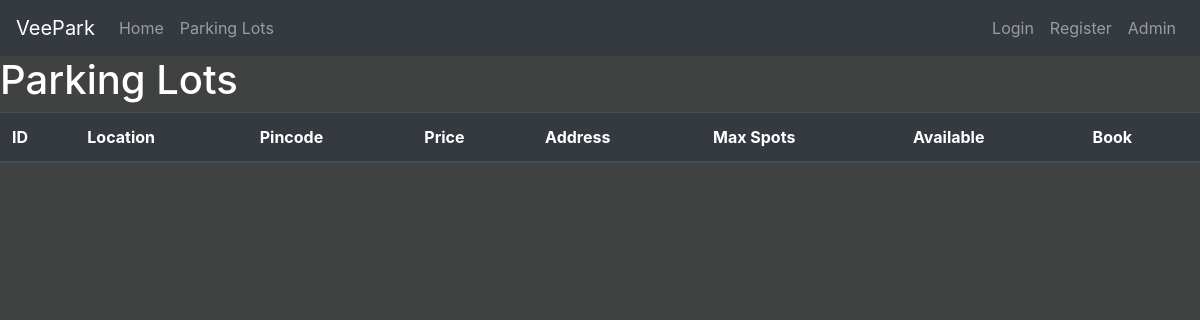
/parkinglots, run on an earlier commit of the app's database.
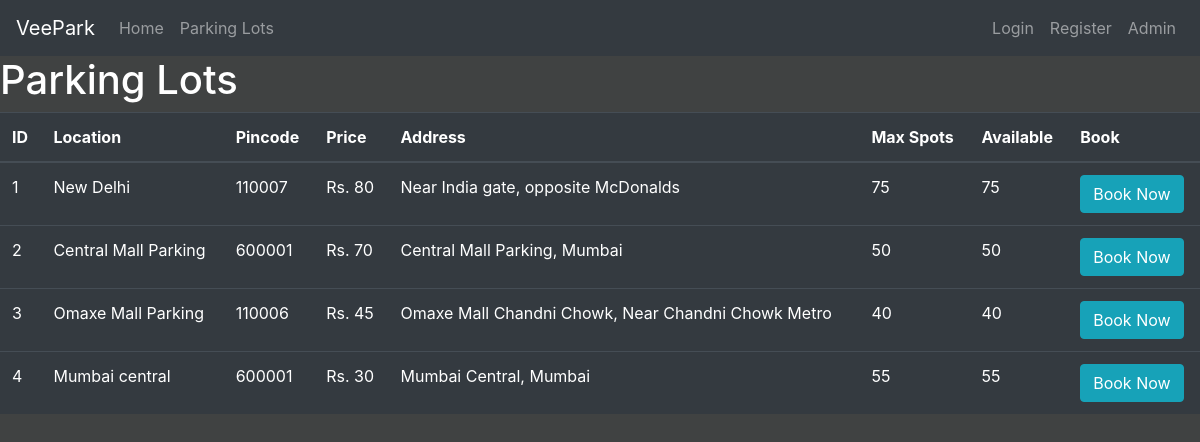
And on a later commit of the database.
### models/models.py (models this page shows, shortened)
class ParkingLot(db.Model):
    __tablename__ = 'parking_lot'
    id=db.Column(db.Integer(), primary_key=True)
    location = db.Column(db.String(50), nullable=False)
    pincode=db.Column(db.Integer(), nullable=False)
    price=db.Column(db.Integer(), nullable=False)
    maxSpots=db.Column(db.Integer(), nullable=False)
    address=db.Column(db.String(200), nullable=False)
    occupied=db.Column(db.Integer(), default=0)
    parking_spots = db.relationship('ParkingSpot', backref='parking_lot', lazy=True)

### controllers/controllers.py (the view)
@controllers.route('/parkinglots')
def parking_lots():
    lots = ParkingLot.query.all()
    return render_template('parking_lots.html', lots = lots)

### templates/parking_lots.html (shortened to what this page needs)
{% extends 'index.html' %}
{% block content %}
<h1>Parking Lots</h1>
<table class="table table-hover table-dark">
  <thead>
    <tr>
    <th scope="col">ID</th>
    <th scope="col">Location</th>
    <th scope="col">Pincode</th>
    <th scope="col">Price</th>
    <th scope="col">Address</th>
    <th scope="col">Max Spots</th>
    <th scope="col">Available</th>
    <th scope="'col">Book</th>
    </tr>
  </thead>
  <tbody>
    {% for lot in lots %}
    <tr>
      <td>{{lot.id}}</td>
      <td>{{lot.location}}</td>
      <td>{{lot.pincode}}</td>
      <td>Rs. {{lot.price}}</td>
      <td>{{lot.address}}</td>
      <td>{{lot.maxSpots}}</td>
      <td>{{lot.maxSpots-lot.occupied}}</td>
      <td>
        <button class="btn btn-outline btn-info">Book Now</button>
      </td>
    </tr>
    {% endfor %}
  </tbody>
</table>
{% endblock %}

### templates/index.html (shortened to what this page needs)
<!doctype html>
<html lang="en">
    <head>
        <link rel="stylesheet" href="https://cdn.jsdelivr.net/npm/bootstrap@4.5.3/dist/css/bootstrap.min.css">
    </head>
    <body>
        <nav class="navbar navbar-expand-md navbar-dark bg-dark">
        <a class="navbar-brand" href="/">VeePark</a>
        <div class="collapse navbar-collapse" id="navbarNav">
            <ul class="navbar-nav mr-auto">
                <li class="nav-item">
                    <a class="nav-link" href="{{url_for('controllers.home')}}">Home</a>
                </li>
                <li class="nav-item">
                    <a class="nav-link" href="{{url_for('controllers.parking_lots')}}">Parking Lots</a>
                </li>
            </ul>
            <ul class="navbar-nav">
                {% if session.get('user_id') %}
                    {% if session.get('user_role') == 'admin' %}
                        <li class="nav-item">
                            <span class="navbar-text mr-3">Admin: {{ session.get('user_fullname', 'Admin') }}</span>
                        </li>
                        <li class="nav-item">
                            <a class="nav-link" href="{{url_for('controllers.admin_dashboard')}}">Dashboard</a>
                        </li>
                    {% else %}
                        <li class="nav-item">
                            <span class="navbar-text mr-3">{{ session.get('user_fullname', 'User') }}</span>
                        </li>
                    {% endif %}
                    <li class="nav-item">
                        <a class="nav-link" href="{{url_for('controllers.logout')}}">Logout</a>
                    </li>
                {% else %}
                    <li class="nav-item">
                        <a class="nav-link" href="{{url_for('controllers.login')}}">Login</a>
                    </li>
                    <li class="nav-item">
                        <a class="nav-link" href="{{url_for('controllers.register')}}">Register</a>
                    </li>
                    <li class="nav-item">
                        <a class="nav-link" href="{{url_for('controllers.admin_login')}}">Admin</a>
                    </li>
                {% endif %}
            </ul>
        </div>
        </nav>
        {% block content %}
        {% endblock %}
    </body>
    </html>

### templates/index.html (style rules this page uses)
body { background-color: #404242; color:white }

What changed in the data, as far as the page shows it:
added ParkingLot: id "1", location "New Delhi", pincode "110007", price "80", address "Near India gate, opposite McDonalds", maxSpots "75", lot.maxSpots-lot.occupied "75"
added ParkingLot: id "2", location "Central Mall Parking", pincode "600001", price "70", address "Central Mall Parking, Mumbai", maxSpots "50", lot.maxSpots-lot.occupied "50"
added ParkingLot: id "3", location "Omaxe Mall Parking", pincode "110006", price "45", address "Omaxe Mall Chandni Chowk, Near Chandni Chowk Metro", maxSpots "40", lot.maxSpots-lot.occupied "40"
added ParkingLot: id "4", location "Mumbai central", pincode "600001", price "30", address "Mumbai Central, Mumbai", maxSpots "55", lot.maxSpots-lot.occupied "55"
